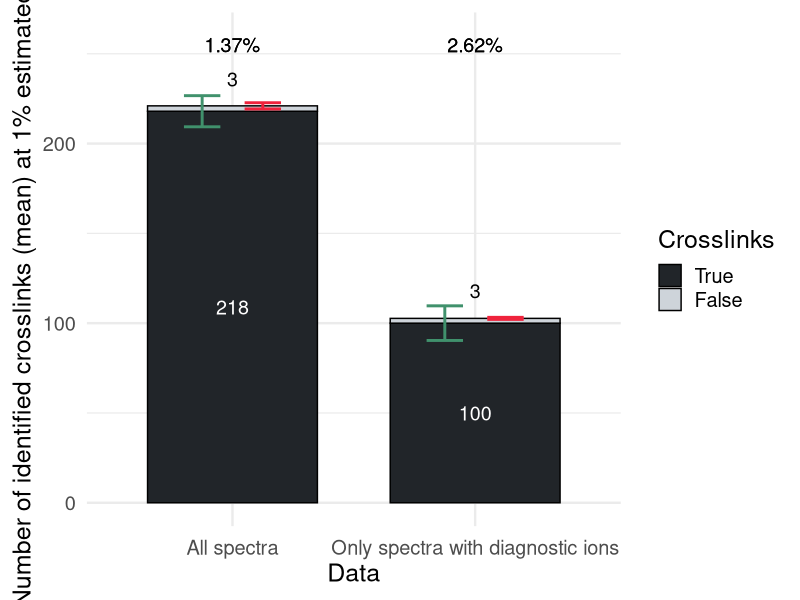

Here is the R script that generated this plot:
library(tidyverse)
library(readxl)

df <- read_excel("results.xlsx")

df <- df %>% 
  mutate(errorbar_position = ifelse(Type == "True XL", meanTrue, meanTrue + meanFalse)) %>% 
  mutate(txt_position = ifelse(Type == "True XL", round(meanTrue / 2), round(meanTrue + meanFalse) + 15)) %>% 
  mutate(Type = factor(Type, levels = c("True XL", "False XL")))

# export to 900 x 800

ggplot(df, aes(x=Tool, y=Mean, fill=Type)) +
  geom_bar(stat="identity", color="black", width = 0.7, position = position_stack(reverse = T)) +
  scale_fill_manual(values = c("#212529", "#ced4da"),
                    labels = c("True", "False")) +
  geom_errorbar(aes(x=Tool, ymin=errorbar_position-SD, ymax=errorbar_position+SD), 
                colour = rep(c("#40916c", "#ef233c"), 2), width = 0.3, stat = "identity", linewidth = 1.0,
                position = position_dodge(0.5)) +
  #ggtitle("Dataset of synthetic peptides by Beveridge et al., 2020:\nNumber of identified crosslinks at 1% estimated FDR\n(3 replicates, crosslinker: DSS)") +
  xlab("Data") +
  ylab("Number of identified crosslinks (mean) at 1% estimated FDR") +
  ylim(c(0, 260)) +
  labs(fill="Crosslinks") +
  geom_text(aes(y=txt_position, label=round(Mean, 0)), color = rep(c("white", "black"), 2), size=5.0) +
  geom_text(aes(y = 255, label = paste0(round(FDR, 2), "%")), size=5.0, angle = 0, hjust = 0.5) +
  theme_minimal(base_size = 18) +
  theme(axis.text.x = element_text(angle = 0, hjust = 0.5, vjust = 0.5)) +
  guides(fill = guide_legend(ncol = 1, label.position = "right"))
